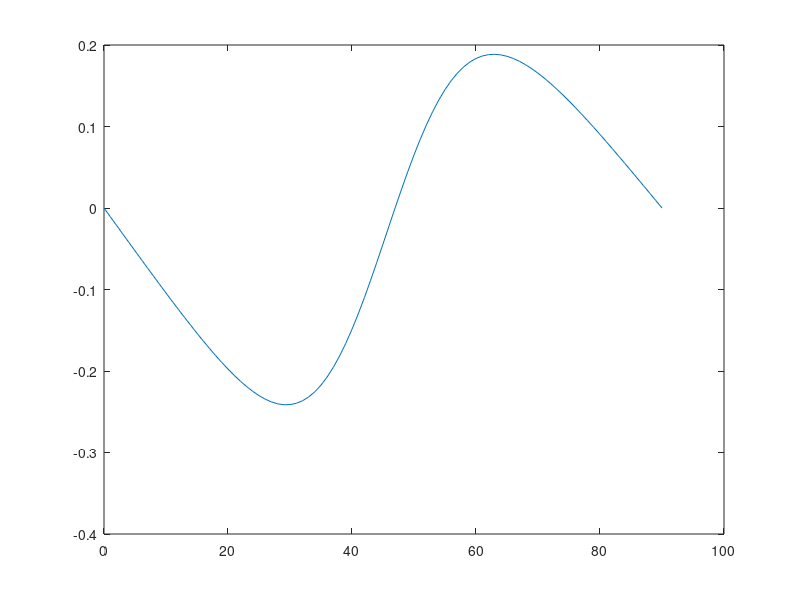

This chart was generated by the following MATLAB code:
% Script to calculate UD lamina composite's (under in-plane loading) 
% material properties for various loading directions

close all
clear
clc

%% Assumptions
% In-Plane Loading
% Orthotropic material
% Theta is defined as being positive in the counterclockwise direction
% starting from the x (loading) axis to principal axis 1

%% INPUTS

E1 =15.8; % [GPa]
E2 =12.9; % [GPa]
G12 =2.7; % [GPa]
nu12 =0.16; % 
theta_min =0; % [deg]
theta_max =90; % [deg]
theta_step = 1; % [deg]

%% Computing compliance matrix wrt principal axes

S = [1/E1     -nu12/E1   0;
     -nu12/E1 1/E2       0;
       0        0      1/G12];

properties = [];

%% Begin iteration
for theta = theta_min:theta_step:theta_max

% Computing transformation matrix
theta_rad = theta*pi/180;
m = cos(theta_rad);
n = sin(theta_rad);

T = [m^2  n^2  2*m*n;
     n^2  m^2 -2*m*n;
    -m*n  m*n  m^2-n^2];

% Comuting compliance matrix wrt loading ref frame

Sxy = T'*S*T;

% Computing Material properties wrt loading ref frame

Ex = 1/Sxy(1,1); % [GPa]
Ey = 1/Sxy(2,2); % [GPa]
Gxy = 1/Sxy(3,3); % [GPa]

nuxy = -Ex*Sxy(2,1); % 
etaxs = Ex*Sxy(3,1); %
etays = Ey*Sxy(3,2); %
etasx = Gxy*Sxy(1,3); %
etasy = Gxy*Sxy(2,3); %

mat = [theta, Ex, Ey, Gxy, nuxy, etaxs, etays, etasx, etasy];

properties = [properties; mat];

end

theta = properties(:,1);
Ex = properties(:,2);
Ey = properties(:,3);
Gxy =  properties(:,4);
nuxy = properties(:,5); % 
etaxs = properties(:,6); %
etays = properties(:,7); %
etasx = properties(:,8); %
etasy = properties(:,9); %

plot(theta,etasx)
